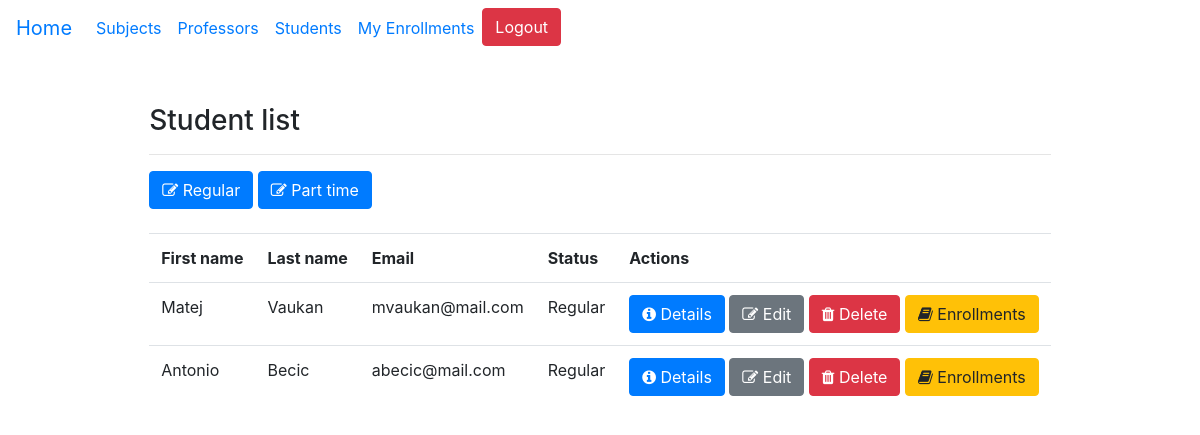
The page /students/students_by_status/Regular (signed in) on the database its author committed.
### base/models.py (models this page shows)
class User(AbstractUser):
    STATUSES = (('None', 'None'), ('Regular', 'Regular'), ('Part time', 'Part time'))
    status = models.CharField(max_length=50, choices=STATUSES, null=True, blank=True)
    role = models.ForeignKey(Role, on_delete=models.PROTECT, null=True, blank=True)

### base/views.py (the view)
# urls.py: path('students/students_by_status/<str:status>', views.get_all_students_by_status, name='students_by_status'),
@login_required(login_url="/login/")
def get_all_students_by_status(request, status):
    student_role = Role.objects.get(name="Student")
    students = User.objects.filter(role=student_role, status=status)
    return render(request, "students_by_status.html", {"students":students})

### base/templates/students_by_status.html
{% extends 'base.html' %}
{% block students_by_status %}
<h3> Student list </h3>
<hr>
<a class="btn btn-primary" href="{% url 'students_by_status' 'Regular' %}"> <i class="fa fa-edit"></i> Regular </a>
<a class="btn btn-primary" href="{% url 'students_by_status' 'Part time' %}"> <i class="fa fa-edit"></i> Part time </a>
<br> <br>
<table class="table">
    <tr>
        <th> First name </th>
        <th> Last name </th>
        <th> Email </th>
        <th> Status </th>
        <th> Actions </th>
    </tr>
    {% for student in students %}
    <tr>
        <td> {{student.first_name}} </td>
        <td> {{student.last_name}} </td>
        <td> {{student.email}} </td>
        <td> {{student.status}} </td>
        <td>
            <a class="btn btn-primary" href="{% url 'user_details' student.id %}"> <i class="fa fa-info-circle"></i> Details </a>
            <a class="btn btn-secondary" href="{% url 'edit_user' student.id %}"> <i class="fa fa-edit"></i> Edit </a>
            <a class="btn btn-danger" href="{% url 'delete_user' student.id %}"> <i class="fa fa-trash"></i> Delete </a>
            <a class="btn btn-warning" href="{% url 'student_enrollments' student.id %}"> <i class="fa fa-book"></i> Enrollments </a>
        </td>
    </tr>
    {% endfor %}
</table>
{% endblock %}

### rows shown on the page
User: first_name "Matej", last_name "Vaukan", email "mvaukan@mail.com", status "Regular"
User: first_name "Antonio", last_name "Becic", email "abecic@mail.com", status "Regular"
